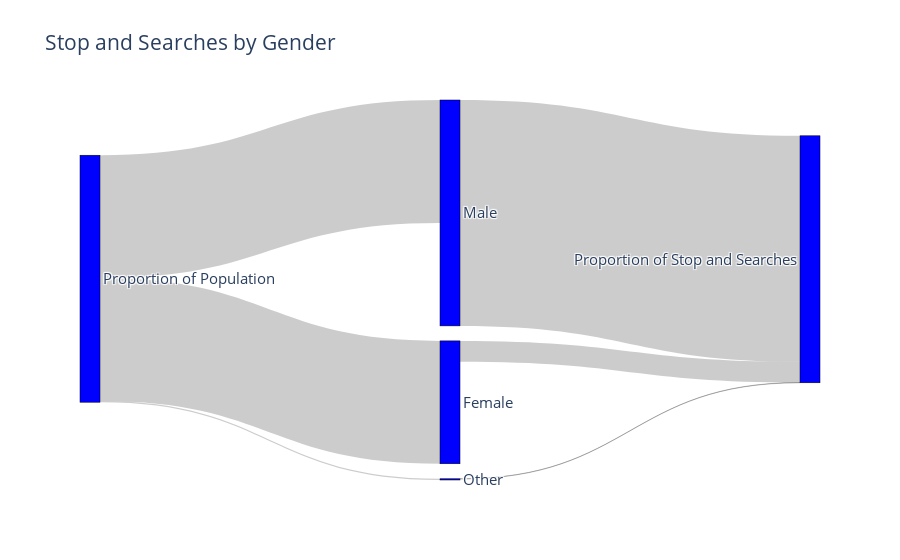

Source (notebook cell):
### Markdown cell above
This Sankey diagram shows clearly the discrepancy. If you hover over the bars, you will the values. For example, 4.5% of the population was black but ~25% of the stop and searches were on black people. This is a clear sign that things are wrong in our society.

However, and unfortunately, this diagram does not tell us where exactly the problem is. Is the problem with the police or is there a deeper problem? Are the police racist for stopping black people more often, or, is this a reflection of underlying crime rates?

To emphasise why these charts alone are not conclusive, consider the following two charts:

### Code cell
# create dataframe containing population and stop and search data by gender
sas_gender = sas.groupby('gender').ethnicity.count()
sas_gender = sas_gender.loc[['Male', 'Female', 'Other']]/sas_gender.sum()*100
population_gender = pd.Series([49.75, 49.75, 0.5], index = ['Male', 'Female', 'Other'])

sas_gen = pd.DataFrame({'population': population_gender, 'sas': sas_gender, }, index = sas_gender.index)

# create sankey diagram
create_sankey(sas_gen, 'Stop and Searches by Gender')

### Figure 1 — Plotly figure (JSON) as saved in the notebook; plotly's stock layout.template omitted (floating-point values rounded to 4 significant figures)
{"data": [{"link": {"source": [0, 0, 0, 1, 2, 3], "target": [1, 2, 3, 4, 4, 4], "value": [49.75, 49.75, 0.5, 91.45, 8.436, 0.1107]}, "node": {"color": "blue", "label": ["Proportion of Population", "Male", "Female", "Other", "Proportion of Stop and Searches"], "line": {"color": "black", "width": 0.5}, "pad": 15, "thickness": 20}, "type": "sankey"}], "layout": {"font": {"size": 15}, "title": {"text": "Stop and Searches by Gender"}}}
